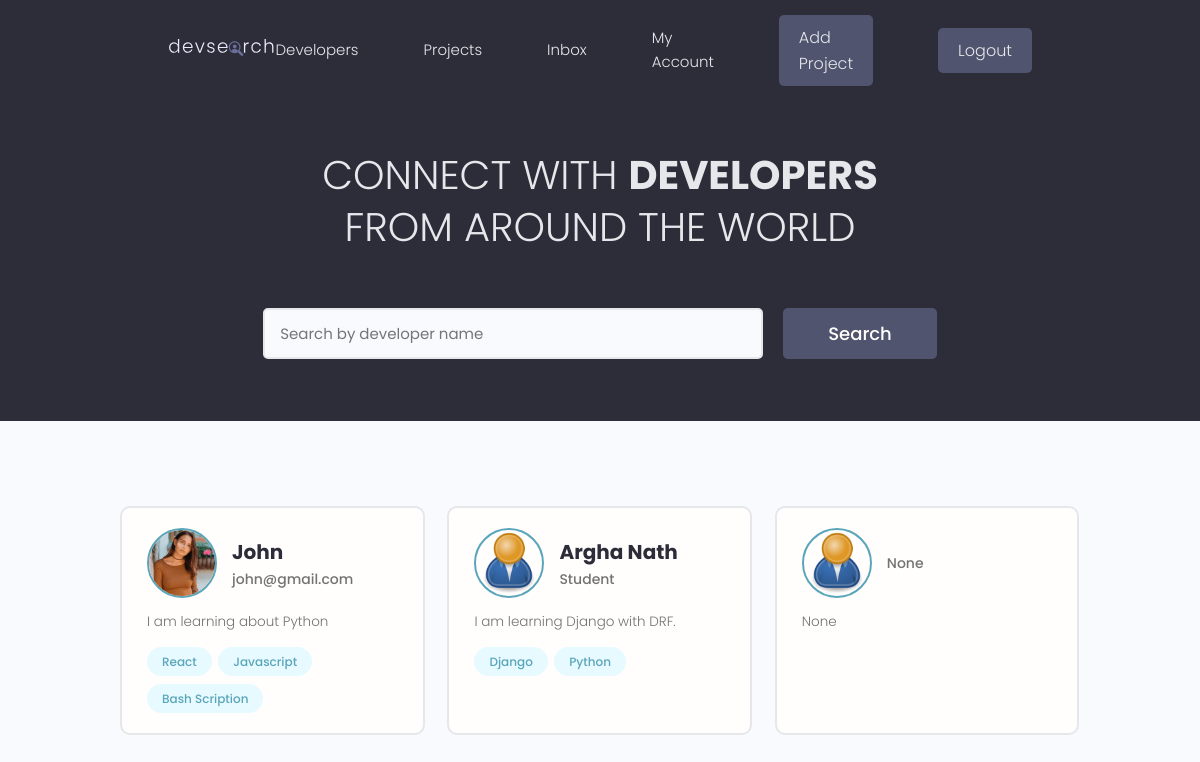
Screenshot of / (signed in) with the database file from the repository.
### users/models.py (models this page shows, shortened)
class Profile(models.Model):
    user = models.OneToOneField(
        User, on_delete=models.CASCADE, null=True, blank=True)
    name = models.CharField(max_length=100, null=True, blank=True)
    email = models.CharField(max_length=200, null=True, blank=True)
    username = models.CharField(max_length=100, null=True, blank=True)
    location = models.CharField(max_length=100, null=True, blank=True)
    about = models.CharField(max_length=200, null=True, blank=True)
    bio = models.TextField(null=True, blank=True)
    profile_image = models.ImageField(
        null=True, blank=True, upload_to='profiles', default='profiles/user-default.png')
    social_github = models.CharField(max_length=200, null=True, blank=True)
    social_twitter = models.CharField(max_length=200, null=True, blank=True)
    social_linkedin = models.CharField(max_length=200, null=True, blank=True)
    social_youtube = models.CharField(max_length=200, null=True, blank=True)
    social_website = models.CharField(max_length=200, null=True, blank=True)
    created = models.DateTimeField(auto_now_add=True)
    id = models.UUIDField(default=uuid.uuid4, unique=True,
                          editable=False, primary_key=True)

class Skill(models.Model):
    owner = models.ForeignKey(
        Profile, on_delete=models.CASCADE, null=True, blank=True)
    name = models.CharField(max_length=200, null=True,
                            blank=True)
    description = models.TextField(null=True, blank=True)
    created = models.DateTimeField(auto_now_add=True)
    id = models.UUIDField(default=uuid.uuid4, unique=True,
                          editable=False, primary_key=True)
    def __str__(self):
        return self.name

### users/views.py (the view)
# urls.py: path('', profiles, name='profiles'),
def profiles(request):
    profiles = Profile.objects.all()  # Get all the profiles from the database
    context = {
        'profiles': profiles
    }
    return render(request, 'users/profiles.html', context)

### users/templates/users/profiles.html (shortened to what this page needs)
{% extends 'main.html' %}
{% block content %}
<main class="home">
    <section class="hero-section text-center">
      <div class="container container--narrow">
        <div class="hero-section__box">
          <h2>CONNECT WITH <span>DEVELOPERS</span></h2>
          <h2>FROM AROUND THE WORLD</h2>
        </div>
        <div class="hero-section__search">
          <form class="form" action="#" method="get">
            <div class="form__field">
              <input class="input input--text" id="formInput#search" type="text" name="text"
                placeholder="Search by developer name" />
            </div>
            <input class="btn btn--sub btn--lg" type="submit" value="Search" />
          </form>
        </div>
      </div>
    </section>
    <section class="devlist">
        <div class="container">
            <div class="grid grid--three">
                {% for profile in profiles %}
                    <div class="column card">
                        <div class="dev">
                            <a href="{% url 'user-profile' profile.id %}" class="card__body">
                                <div class="dev__profile">
                                    <img class="avatar avatar--md" src="{{profile.profile_image.url}}" alt="image" />
                                    <div class="dev__meta">
                                        <h3>{{profile.name}}</h3>
                                        <h5>{{profile.about|slice:"50"}}</h5>
                                    </div>
                                </div>
                                <p class="dev__info">
                                    {{profile.bio|slice:"150"}}
                                </p>
                                <div class="dev__skills">
                                    {% for skill in profile.skill_set.all|slice:"5" %}
                                        <span class="tag tag--pill tag--main">
                                            <small>{{skill}}</small>
                                        </span>
                                    {% endfor %}
                                </div>
                            </a>
                        </div>
                    </div>
                {% endfor %}
            </div>
      </div>
    </section>
  </main>
{% endblock %}

### static/styles/app.css (style rules this page uses)
:root { --color-sub: #2d2d39; }
.btn--sub { background-color: var(--color-sub-light); }
.card { border: 2px solid var(--color-light); }
img { width: 100%; }
.hero-section { height: 40vh; display: flex; align-items: center; background-color: var(--color-sub); }
.hero-section__box { margin-bottom: 4rem; }
.hero-section__box > h2, .hero-section__box > h2 > span { font-size: 4rem; color: var(--color-light); line-height: 1.3; text-transform: uppercase; }
.hero-section__box > h2 { font-weight: 300; }
.hero-section__box > h2 > span { font-weight: 700; }
.hero-section__search > .form { display: flex; align-items: center; justify-content: center; gap: 2rem; }
.hero-section__search > .form input.input--text { width: 50rem; }
.devlist { margin-top: 8rem; }
.devlist .grid { align-items: stretch; }
.devlist .dev .dev__profile { display: flex; align-items: center; gap: 1.5rem; }
.devlist .dev .dev__meta h3 { color: var(--color-sub); font-size: 2rem; font-weight: 700; }
.devlist .dev .dev__meta h5 { color: var(--color-text); font-size: 1.4rem; font-weight: 500; }
.devlist .dev .dev__info { margin: 1.5rem 0; font-size: 1.35rem; line-height: 1.4; text-align: justify; }

### static/uikit/styles/modules/_variables.css (style rules this page uses)
:root { --color-main: #5aa5b9; --color-main-light: #e6faff; --color-sub: #3f4156; --color-sub-light: #51546e; --color-sub-lighter: #ededfd; --color-text: #737373; --color-gray: #8b8b8b; --color-light: #e5e7eb; --color-light-gray: #767676; --color-bg: #f8fafd; --color-white: #fffefd; --color-white-light: #f3f3f3; --color-success: #359e64; --color-success-bg: #def8e8; --color-error: #fc4b0b; --color-error-bg: #fff2ee; --font-base: 'Poppins', arial, helvetica, 'Segoe UI', roboto, ubuntu, sans-serif; --font-monospace: 'Fira Code', 'Courier New', courier, monospace; --font-regular: 300; --font-medium: 500; --font-bold: 700; --generic-shadow: 1px 1px 5px #00000010; --generic-transition: all 0.3s ease-in-out; }

### static/uikit/styles/modules/_base.css (style rules this page uses)
* { margin: 0; padding: 0; box-sizing: border-box; text-rendering: optimizeLegibility; color: inherit; font-size: inherit; }
html { font-size: 50%; }
@media only screen and (min-width: 480px) { html { font-size: 56.25%; } }
@media only screen and (min-width: 1200px) { html { font-size: 62.5%; } }
body { line-height: 1.6; font-weight: 400; font-size: 1.5rem; color: var(--color-text); background-color: var(--color-bg); min-height: 100vh; }

### static/uikit/styles/modules/_typography.css (style rules this page uses)
* { font-family: var(--font-base); }
h2 { font-size: 3.6rem; font-weight: var(--font-bold); }
h3 { font-size: 3.2rem; font-weight: var(--font-medium); }
h5 { font-size: 2.4rem; font-weight: var(--font-medium); }
h5, h6 { font-weight: var(--font-regular); }
p, span, strong { font-size: 1.6rem; color: var(--color-text); font-weight: var(--font-regular); }
a { padding-bottom: 2px; text-decoration: none; display: inline-block; color: var(--color-main); font-weight: var(--font-medium); }

### static/uikit/styles/modules/_utilities.css (style rules this page uses)
.container { width: 92%; max-width: 165rem; margin: 0 auto; box-sizing: border-box; }
.container--narrow { width: 92%; max-width: 120rem; }
@media screen and (min-width: 1000px) { .container { width: 90%; } }
@media screen and (min-width: 1000px) { .container--narrow { width: 85%; } }
@media screen and (min-width: 1200px) { .container { width: 80%; } }
@media screen and (min-width: 1200px) { .container--narrow { width: 72%; } }
.text-center { text-align: center; }

### static/uikit/styles/modules/_avatar.css (style rules this page uses)
.avatar { border-radius: 50%; border: 2px solid var(--color-main); object-fit: cover; }
.avatar--md { height: 7rem; width: 7rem; }

### static/uikit/styles/modules/_button.css (style rules this page uses)
.btn { display: inline-block; position: relative; cursor: pointer; background-color: var(--color-light); font-weight: var(--font-medium); color: var(--color-sub); text-decoration: none; padding: 1rem 2rem; border-radius: 0.5rem; border: none; width: -webkit-fit-content; width: -moz-fit-content; width: fit-content; height: -webkit-fit-content; height: -moz-fit-content; height: fit-content; font-size: 1.6rem; outline-width: 0; outline-color: transparent; -webkit-backface-visibility: hidden; backface-visibility: hidden; transition: all 0.3s ease-in-out; }
.btn--sub { background-color: var(--color-sub); color: var(--color-white); }
.btn--lg { font-size: 1.8rem; padding: 1.2rem 4.5rem; }

### static/uikit/styles/modules/_card.css (style rules this page uses)
.card { border-radius: 1rem; background-color: var(--color-white); border: 1.5px solid var(--color-light); width: auto; height: auto; margin-top: 0.5rem; margin-bottom: 0.5rem; overflow: hidden; }
.card__body, .card__header { padding: 2rem 2.5rem; }

### rows the page displays
Profile: profile_image (picture), name "John", about "john@gmail.com", bio "I am learning about Python"
Skill: name "React"
Skill: name "Javascript"
Skill: name "Bash Scription"
Profile: profile_image (placeholder picture), name "Argha Nath", about "Student", bio "I am learning Django with DRF."
Skill: name "Django"
Skill: name "Python"
Profile: profile_image (placeholder picture), about "None", bio "None"
